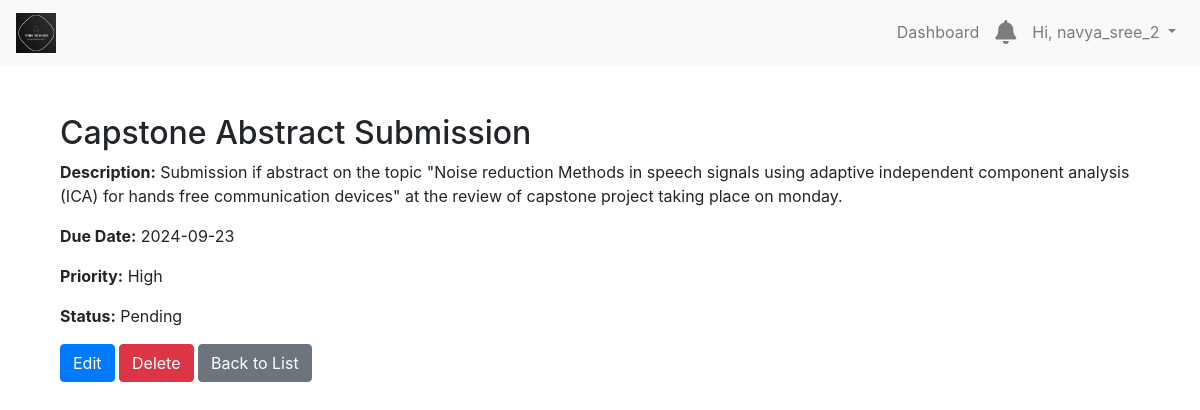
The app's page /tasks/2/ (signed in), older data.
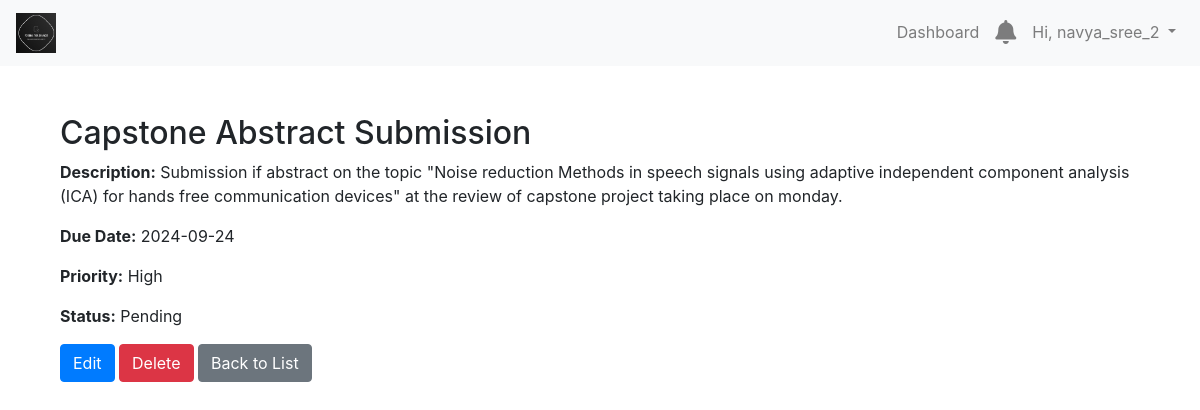
The same page, newer data.
### tasks/models.py (models this page shows, shortened)
class Task(models.Model):
    PRIORITY_CHOICES = [
        ('L', 'Low'),
        ('M', 'Medium'),
        ('H', 'High'),
    ]
    STATUS_CHOICES = [
        ('P', 'Pending'),
        ('IP', 'In Progress'),
        ('C', 'Completed'),
    ]
    user = models.ForeignKey(User, on_delete=models.CASCADE)
    title = models.CharField(max_length=200)
    description = models.TextField(blank=True)
    due_date = models.DateField(null=True, blank=True)
    priority = models.CharField(max_length=1, choices=PRIORITY_CHOICES, default='M')
    status = models.CharField(max_length=2, choices=STATUS_CHOICES, default='P')
    category = models.ForeignKey(Category, null=True, on_delete=models.SET_NULL)
    created_at = models.DateTimeField(auto_now_add=True)
    is_completed = models.BooleanField(default=False)

### tasks/views.py (the view)
# urls.py: path('tasks/<int:pk>/', views.task_detail, name='task_detail'),
@login_required
def task_detail(request, pk):
    task = get_object_or_404(Task, pk=pk, user=request.user)
    return render(request, 'tasks/task_detail.html', {'task': task})

### tasks/templates/tasks/task_detail.html (shortened to what this page needs)
{% extends 'base.html' %}
{% block content %}
<div class="container mt-5">
    <h2>{{ task.title }}</h2>
    <p><strong>Description:</strong> {{ task.description }}</p>
    <p><strong>Due Date:</strong> {{ task.due_date|date:"Y-m-d" }}</p>
    <p><strong>Priority:</strong> {{ task.get_priority_display }}</p>
    <p><strong>Status:</strong> {{ task.get_status_display }}</p>
    <a href="{% url 'task_update' task.pk %}" class="btn btn-primary">Edit</a>
    <a href="{% url 'task_delete' task.pk %}" class="btn btn-danger">Delete</a>
    <a href="{% url 'task_list' %}" class="btn btn-secondary">Back to List</a>
</div>
{% endblock %}

Row changes from the older to the newer data that the page shows:
changed Task "Capstone Abstract Submission": due_date "2024-09-23" → "2024-09-24"
